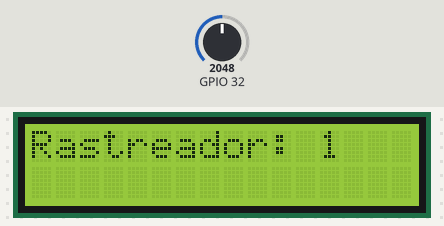
Simulated run of this sketch. Board: ESP32. On the bench: 16×2 character LCD. The test bench sets the inputs (shaded band); at power-on: GPIO 32 = 2048. What the sketch prints to the serial monitor is not drawn.

Above: at 0.1 s.
At 5.1 s:
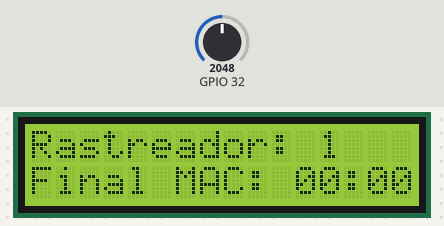

The sketch:

Rastreador3.0.ino
```cpp
//Importando bibliotecas necessárias
#include <LiquidCrystal_I2C.h>
#include <WiFi.h>
#include "UbidotsEsp32Mqtt.h"

//Variáveis usadas para mostrar mensagens na tela LCD
int lcdCol = 16;
int lcdLin = 2;
String idRast = "Rastreador: 1";
LiquidCrystal_I2C lcd(0x27, lcdCol, lcdLin);

//Variaveis usadas na configuração e envio para o Ubidots
unsigned long timerRef = 0;
int delta = 5000;
String bssid;
const char *token = "BBFF-N3cchS1UxN9IV9BiW89vxaok8RFdSQ";
const char *ssid = "Inteli-COLLEGE";
const char *senha = "QazWsx@123";
const char *rot = "Rastreador1";
const char *var = "Potencia";
char *rede = "MAC do roteador";
const char* on = "Removido";
int rssi;
Ubidots ubidots(token);

//Função chamada ao enviar uma mensagem para o Ubidots
void callback(char *topic, byte *payload, unsigned int length) {
  Serial.print(topic);
  Serial.print("]");
  for (int i = 0; i < length; i++) {
    Serial.print((char)payload[i]);
  }
  Serial.println();
}

//Função que atualiza a tela LCD
void lcdDisplay(String state){
  lcd.setCursor(0, 1);
  lcd.print(state);
  delay(1000);
  lcd.clear();
  lcd.setCursor(0,0);
  lcd.print(idRast);
}

void setup() {
  //Inicializando o monitor serial
  Serial.begin(115200);

  //Inicializando o pin do LDR
  pinMode(32,INPUT);

  //Inicializando a tela LCD
  lcd.init();
  lcd.backlight();
  lcd.setCursor(0, 0);
  lcd.print(idRast);

  //Configurando o Ubidots
  ubidots.connectToWifi(ssid, senha);
  ubidots.setCallback(callback);
  ubidots.setup();
  ubidots.reconnect();
  ubidots.subscribeLastValue(rot, var);
}

//Função que interpreta a leitura do LDR para saber se o rastreador foi removido ou não da case
int isRemoved(){
  int value = analogRead(32);
  Serial.println(value);
  if(value>500){
    return 0;
  } else {
    return 1;
  }
}

//Função que pega os últimos 4 dígitos do endereço MAC do rastreador e transforma em um número decimal
int hexToDec(){
  int number = 0;
  String hex[] = {String(bssid[12]),String(bssid[13]),String(bssid[15]),String(bssid[16])};
  int dec[] = {0,0,0,0};
  for(int i = 0; i < 4; i++){
    String a = hex[i];
    if(a=="A"){dec[i]=10;}
    else if(a=="B"){dec[i]=11;}
    else if(a=="C"){dec[i]=12;}
    else if(a=="D"){dec[i]=13;}
    else if(a=="E"){dec[i]=14;}
    else if(a=="F"){dec[i]=15;}
    else{dec[i]=a.toInt();}
    number += dec[i]*pow(16,3-i);
  }
  return number;
}

//Função que muda o intervalo da leitura do RSSI
float interval(int a){
  float c = (float) a;
  int b = 100 + c/90*100;
  return b;
}

void loop() {
  //Loop para reconectar a internet caso necessário
  if (!ubidots.connected()) {
    ubidots.reconnect();
    Serial.println("Reconecting...");
  }

  //Variáveis que precisam ser atulizadas rapidamente
  rssi = (int) WiFi.RSSI();
  bssid = WiFi.BSSIDstr();

  //Loop que permite o envio de informações depois de um período de tempo tanto para o Ubidots quanto para o LCD
  if(millis()-timerRef >= delta){
    int hexa = hexToDec();
    timerRef = millis();
    String message = "Final MAC: " + String(bssid[12])+String(bssid[13])+":"+String(bssid[15])+String(bssid[16]);
    ubidots.add(var, interval(rssi));
    ubidots.publish(rot);
    ubidots.add(rede, hexa);
    ubidots.publish(rot);
    ubidots.add(on,isRemoved());
    ubidots.publish(rot);
    lcdDisplay(message);
    Serial.println("Message sent");
  }
  //Envio da informação
  ubidots.loop();
}
```

Measured:
- what the display in image 1 shows lasts 1.0 s, from 5.0 s to 6.0 s
